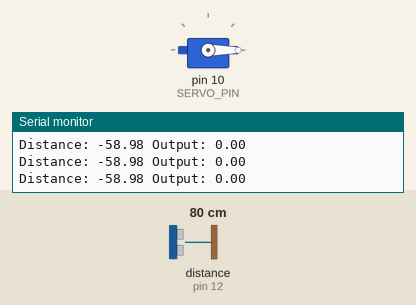
Simulated run of this sketch. Board: Arduino Uno, built with avr-gcc and run on an emulated ATmega328P. Shown: servo, the last lines printed to the serial monitor. Wiring (inferred from the names in the program): ultrasonic range finder: trigger pin 8; echo pin 12. The inputs (shaded band) are chosen by the test bench; at power-on: distance to the obstacle (sensor on pin 12) 80 cm. The echo pulse lasts 58.3 µs per cm.

Above: at 5.2 s.
5.3 s: distance to the obstacle (sensor on pin 12) set to 4 cm
At 5.48 s:
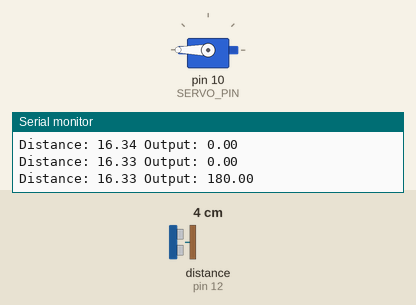
8.3 s: distance to the obstacle (sensor on pin 12) set to 9 cm
11.3 s: distance to the obstacle (sensor on pin 12) set to 60 cm
At 11.81 s:
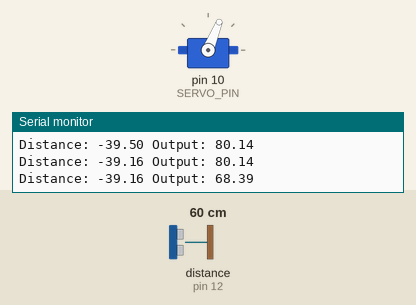
14.3 s: distance to the obstacle (sensor on pin 12) set to 18 cm
At 17.25 s:
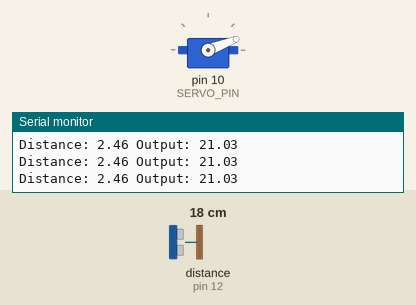
Timing chart, 0 to 18.3 s (numbered marks = the images above; inputs shaded):
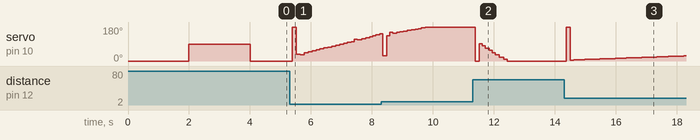

Measured:
- after the input at 5.3 s, servo on pin 10 (SERVO_PIN): 0° → 180° after 0.09 s, → 37° 0.13 s later, → 33° 0.13 s later, → 45° 0.13 s later, … (24 changes in this stretch)
- after the input at 11.3 s, servo on pin 10 (SERVO_PIN): 180° → 0° after 0.09 s, → 91° 0.13 s later, → 80° 0.10 s later, → 68° 0.10 s later, … (10 changes in this stretch)
- after the input at 14.3 s, servo on pin 10 (SERVO_PIN): 0° → 180° after 0.07 s, → 5° 0.13 s later, → 6° 0.12 s later, → 7° 0.12 s later, … (24 changes in this stretch)

The sketch:

sketch_dec11a.ino
```cpp
#include <Servo.h>
#include <PID_v1.h>
#define SERVO_PIN 10
// #define BUTTON_PIN 13
#define ECHO 12
#define TRIG 8

double sp=20, output,input;

const double Kp = 11.0, Ki=1.5, Kd=1.1;
PID control(&input, &output, &sp, .15*Kp, 2*Ki, 2*Kd, DIRECT);


Servo servo;

enum class buttonStates{RELEASED,PRESSED};
enum class servoStates{ON,OFF};


double ultrasonic(int trig, int echo);


void setup() {
  // put your setup code here, to run once:
  servo.attach(SERVO_PIN);
  // pinMode(BUTTON_PIN, INPUT);
  pinMode(TRIG, OUTPUT);
  pinMode(ECHO, INPUT);
  control.SetOutputLimits(0,180);
  control.SetMode(AUTOMATIC);
  servo.write(-90);
  delay(2000);
  servo.write(90);
  delay(2000);
  Serial.begin(9600);
  // delay(10000);
}

void loop() {
  input = ultrasonic(TRIG,ECHO);
  control.Compute();
  servo.write(output);//output+90
  Serial.print("Distance: ");
  Serial.print(sp-input);
  Serial.print(" Output: ");
  Serial.println(output);


}


double ultrasonic(int trig, int echo)
{
  digitalWrite(trig, LOW);
  delayMicroseconds(2);
  digitalWrite(trig, HIGH);
  delayMicroseconds(10);
  digitalWrite(trig, LOW);
  long duration = pulseIn(echo,HIGH);
  return duration * 0.034 / 2.0;
}
```
